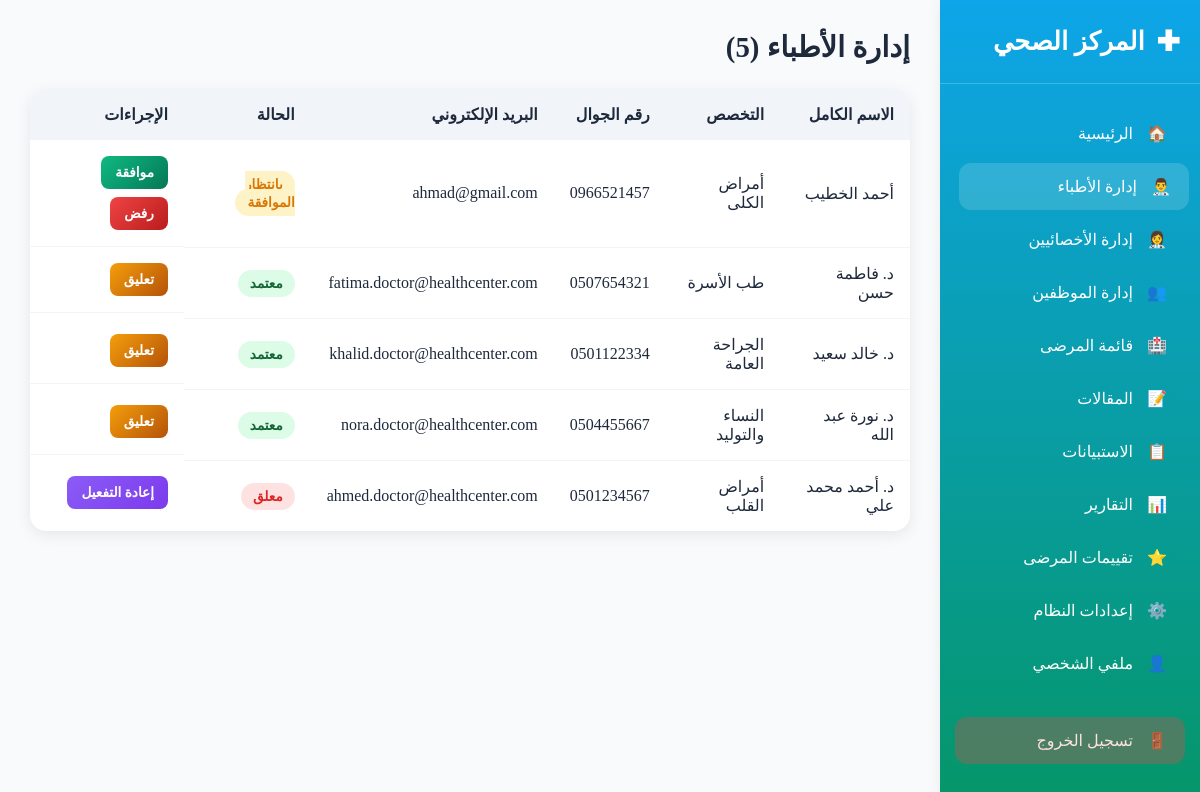
/admin/doctors.php (signed in), run on the app's committed database.
### tables this page shows
CREATE TABLE `doctors` (
  `id` int NOT NULL,
  `full_name` varchar(100) NOT NULL,
  `email` varchar(100) NOT NULL,
  `phone` varchar(20) DEFAULT NULL,
  `specialization` varchar(100) DEFAULT NULL,
  `license_number` varchar(50) NOT NULL,
  `status` enum('pending','approved','rejected','suspended') DEFAULT 'pending',
  `gender` enum('male','female') NOT NULL,
  `created_at` timestamp NOT NULL DEFAULT CURRENT_TIMESTAMP,
  `updated_at` timestamp NOT NULL DEFAULT CURRENT_TIMESTAMP ON UPDATE CURRENT_TIMESTAMP
);

### admin/doctors.php (the view, shortened to what this page needs)
<?php
$database = new Database();
$conn = $database->getConnection();
$stmt = $conn->query("SELECT id, full_name, email, phone, specialization, status FROM doctors ORDER BY created_at DESC");
$doctors = $stmt->fetchAll(PDO::FETCH_ASSOC);
?>
<!DOCTYPE html>
<html lang="ar" dir="rtl">
<head>
    <?php include 'includes/sidebar.php'; ?>
</head>
<body>
    <div class="main-content">
        <div class="page-header">
            <h1 class="page-title">إدارة الأطباء (<?= count($doctors) ?>)</h1>
        </div>
        <?php if (count($doctors) > 0): ?>
        <table class="doctors-table">
            <thead>
                <tr>
                    <th>الاسم الكامل</th>
                    <th>التخصص</th>
                    <th>رقم الجوال</th>
                    <th>البريد الإلكتروني</th>
                    <th>الحالة</th>
                    <th>الإجراءات</th>
                </tr>
            </thead>
            <tbody>
                <?php foreach ($doctors as $doc): ?>
                <tr>
                    <td><?= htmlspecialchars($doc['full_name']) ?></td>
                    <td><?= htmlspecialchars($doc['specialization']) ?></td>
                    <td><?= htmlspecialchars($doc['phone'] ?? 'غير متوفر') ?></td>
                    <td><?= htmlspecialchars($doc['email']) ?></td>
                    <td>
                        <span class="status status-<?= $doc['status'] ?>"><?=
                            match($doc['status']) {
                                'pending' => 'بانتظار الموافقة',
                                'approved' => 'معتمد',
                                'rejected' => 'مرفوض',
                                'suspended' => 'معلق',
                                default => 'غير معروف'
                            }
                        ?></span>
                    </td>
                    <td class="actions">
                        <?php if ($doc['status'] === 'pending'): ?>
                            <a href="?action=approve&id=<?= $doc['id'] ?>" class="btn-action approve">موافقة</a>
                            <a href="?action=reject&id=<?= $doc['id'] ?>" class="btn-action reject">رفض</a>
                        <?php elseif ($doc['status'] === 'approved'): ?>
                            <a href="?action=suspend&id=<?= $doc['id'] ?>" class="btn-action suspend">تعليق</a>
                        <?php elseif ($doc['status'] === 'suspended'): ?>
                            <a href="?action=reactivate&id=<?= $doc['id'] ?>" class="btn-action reactivate">إعادة التفعيل</a>
                        <?php elseif ($doc['status'] === 'rejected'): ?>
                            <a href="?action=approve&id=<?= $doc['id'] ?>" class="btn-action approve">إعادة الموافقة</a>
                        <?php endif; ?>
                    </td>
                </tr>
                <?php endforeach; ?>
            </tbody>
        </table>
        <?php endif; ?>
    </div>
</body>
</html>

### admin/doctors.php (style rules this page uses)
* { margin: 0; padding: 0; box-sizing: border-box; }
.main-content { margin-right: 260px; padding: 30px; }
.page-header { display: flex; justify-content: space-between; align-items: center; margin-bottom: 25px; flex-wrap: wrap; gap: 15px; }
.page-title { font-size: 1.8rem; font-weight: 700; color: var(--text-color); }
.doctors-table { width: 100%; border-collapse: collapse; background: var(--card-bg); border-radius: 16px; overflow: hidden; box-shadow: 0 4px 15px var(--card-shadow); }
.doctors-table th { background: var(--border-color); padding: 16px; text-align: right; font-weight: 700; color: var(--text-color); }
.doctors-table td { padding: 16px; text-align: right; border-bottom: 1px solid var(--border-color); }
.doctors-table tr:last-child td { border-bottom: none; }
.status { padding: 6px 12px; border-radius: 20px; font-size: 0.85rem; font-weight: 600; }
.status-pending { background: #fef3c7; color: #d97706; }
.status-approved { background: #dcfce7; color: #166534; }
.status-rejected, .status-suspended { background: #fee2e2; color: #dc2626; }
.actions { display: flex; gap: 8px; flex-wrap: wrap; }
.btn-action { padding: 8px 14px; border-radius: 8px; color: white; text-decoration: none; font-size: 0.85rem; font-weight: 600; display: inline-flex; align-items: center; gap: 6px; white-space: nowrap; }
.approve { background: linear-gradient(135deg, #10b981, #047857); }
.reject { background: linear-gradient(135deg, #ef4444, #b91c1c); }
.suspend { background: linear-gradient(135deg, #f59e0b, #b45309); }
.reactivate { background: linear-gradient(135deg, #8b5cf6, #7c3aed); }

### admin/includes/theme_logic.php (style rules this page uses)
:root { --bg-color: #f8fafc; --text-color: #1e293b; --card-bg: white; --card-shadow: rgba(0,0,0,0.08); --header-bg: white; --header-shadow: rgba(0,0,0,0.08); --sidebar-bg: linear-gradient(180deg, #0ea5e9 0%, #059669 100%); --sidebar-text: white; --border-color: #f1f5f9; --muted-text: #64748b; --stat-title-color: #64748b; --toggle-bg: #e2e8f0; --toggle-thumb: white; --department-active: #dcfce7; --department-inactive: #fee2e2; --department-active-text: #166534; --department-inactive-text: #dc2626; }
body { background-color: var(--bg-color); color: var(--text-color); transition: background-color 0.3s ease, color 0.3s ease; }

### data on the page
doctors: full_name "أحمد الخطيب", specialization "أمراض الكلى", phone "0966521457", email "ahmad@gmail.com", status "بانتظار الموافقة"
doctors: full_name "د. فاطمة حسن", specialization "طب الأسرة", phone "0507654321", email "fatima.doctor@healthcenter.com", status "معتمد"
doctors: full_name "د. خالد سعيد", specialization "الجراحة العامة", phone "0501122334", email "khalid.doctor@healthcenter.com", status "معتمد"
doctors: full_name "د. نورة عبد الله", specialization "النساء والتوليد", phone "0504455667", email "nora.doctor@healthcenter.com", status "معتمد"
doctors: full_name "د. أحمد محمد علي", specialization "أمراض القلب", phone "0501234567", email "ahmed.doctor@healthcenter.com", status "معلق"

### other printed values
count($doctors) "5"
